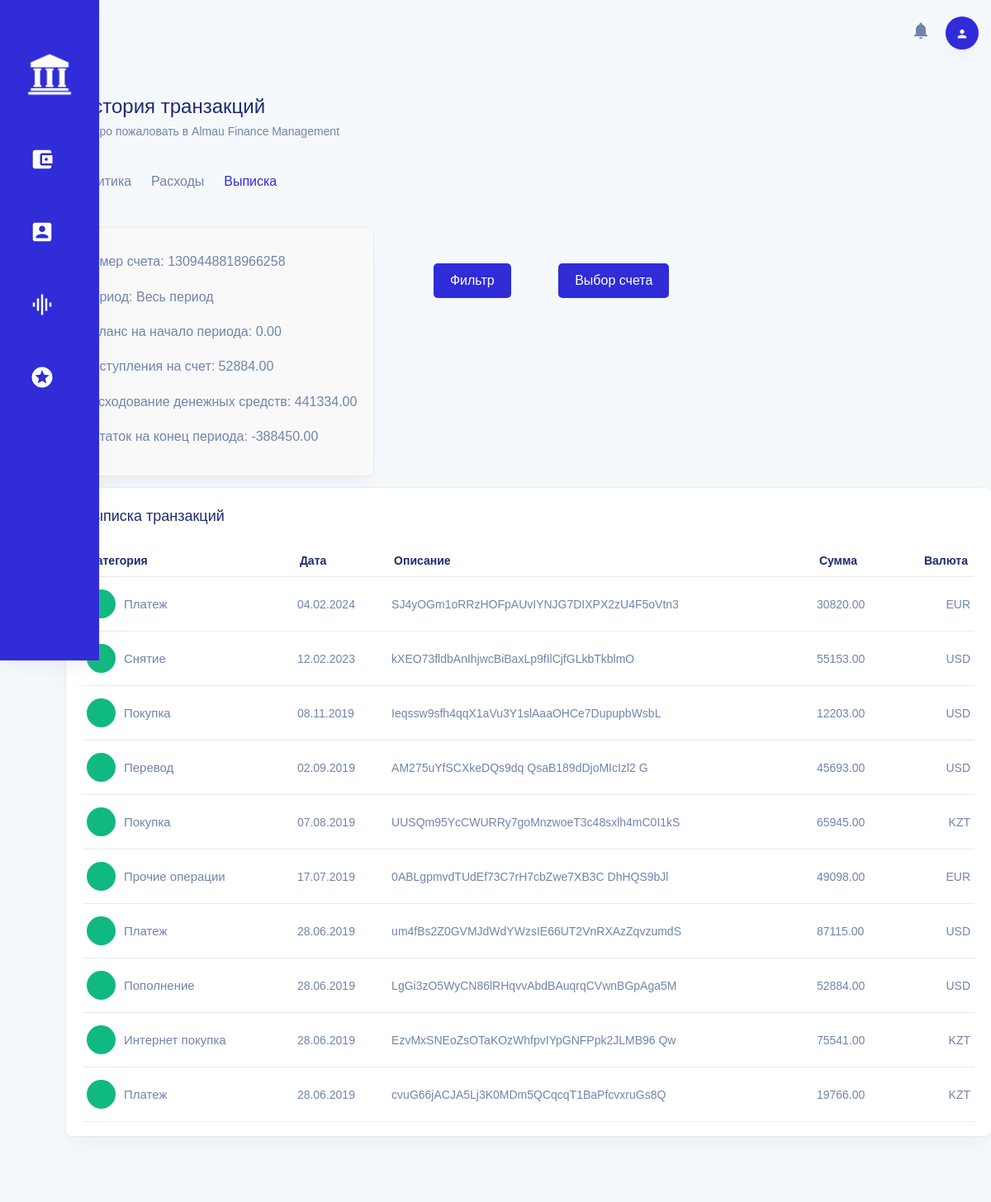
The app's page /analytics-transaction-history/ (signed in), older data.
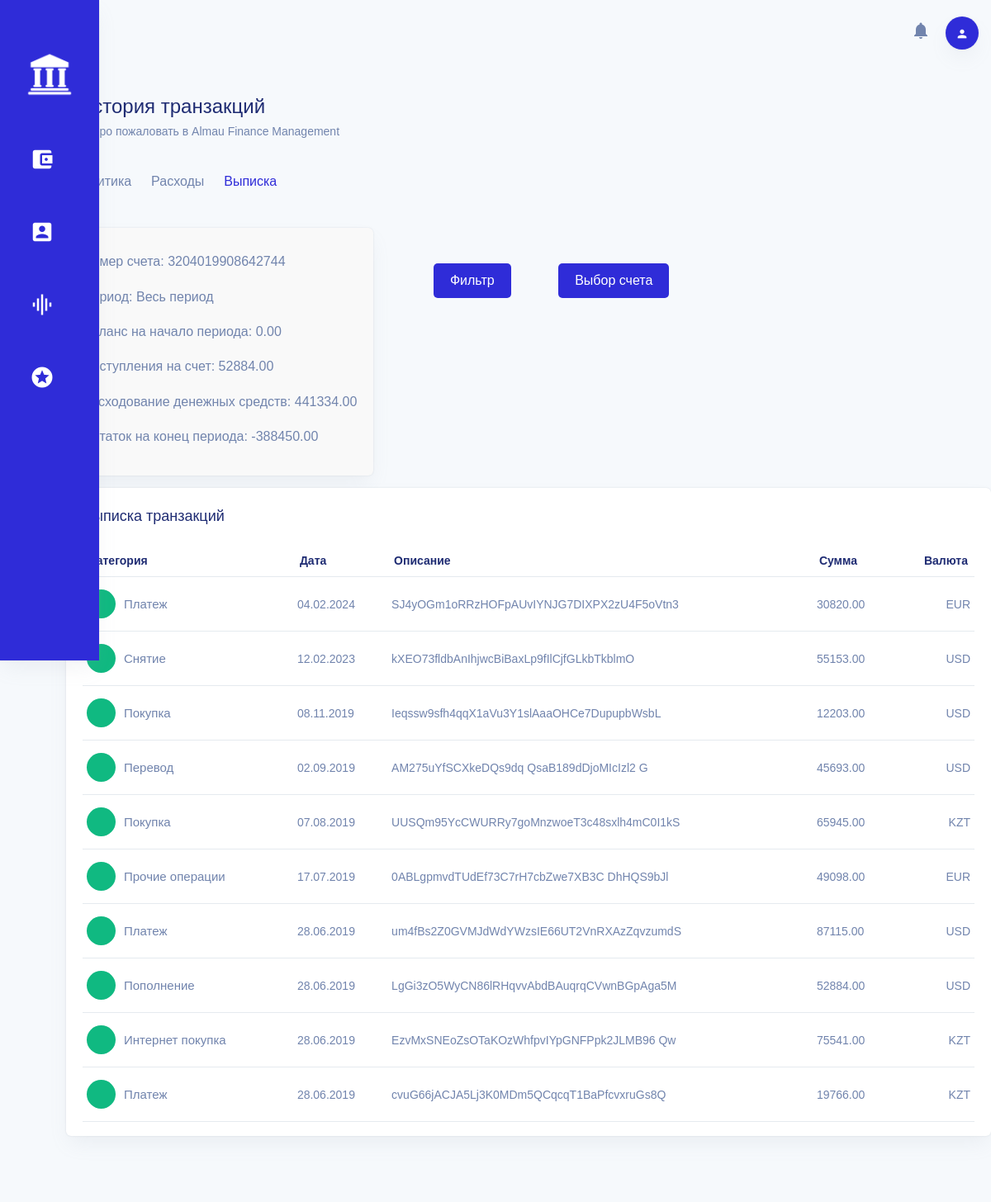
The same page, newer data.
### bankapp/models.py (models this page shows, shortened)
class Account(models.Model):
    account_id = models.CharField(max_length=100, unique=True)
    current_balance = models.FloatField()
    available_balance = models.FloatField(default=0.0)
    blocked_balance = models.FloatField(default=0.0)
    credit_amount = models.FloatField(default=0.0)
    currency = models.CharField(max_length=10)
    opened_date_time = models.DateTimeField()
    description = models.TextField()
    card_number = models.CharField(max_length=16, blank=True, null=True)
    card_expiry_date = models.DateField(blank=True, null=True)

### bankapp/views.py (the view)
# urls.py: path('analytics-transaction-history/', analytics_transaction_history_view, name='analytics-transaction-history'),
@login_required
def analytics_transaction_history_view(request):
    user = request.user
    accounts = Account.objects.all()
    selected_account_id = request.GET.get('account')
    filter_option = request.GET.get('filter')
    start_date = request.GET.get('start_date')
    end_date = request.GET.get('end_date')
    selected_account = accounts.first()
    if selected_account_id:
        selected_account = Account.objects.get(account_id=selected_account_id)
    if filter_option == 'week':
        start_date = now() - timedelta(weeks=1)
        end_date = now()
    elif filter_option == 'month':
        start_date = now() - timedelta(days=30)
        end_date = now()
    elif filter_option == 'three_months':
        start_date = now() - timedelta(days=90)
        end_date = now()
    elif filter_option == 'half_year':
        start_date = now() - timedelta(days=180)
        end_date = now()
    elif filter_option == 'year':
        start_date = now() - timedelta(days=365)
        end_date = now()
    elif filter_option == 'period' and start_date and end_date:
        start_date = datetime.strptime(start_date, '%Y-%m-%d')
        end_date = datetime.strptime(end_date, '%Y-%m-%d')
    else:
        start_date = None
        end_date = None
    if start_date and end_date:
        transactions = Transaction.objects.filter(
            account=selected_account,
            booking_date_time__range=[start_date, end_date]
        ).order_by('-booking_date_time')
        income_before_start_date = Transaction.objects.filter(
            account=selected_account,
            booking_date_time__lt=start_date,
            type='INCOME'
        ).aggregate(Sum('amount'))['amount__sum'] or 0
        expense_before_start_date = Transaction.objects.filter(
            account=selected_account,
            booking_date_time__lt=start_date
        ).exclude(type='INCOME').aggregate(Sum('amount'))['amount__sum'] or 0
        initial_balance = (income_before_start_date - expense_before_start_date)
    else:
        transactions = Transaction.objects.filter(account=selected_account).order_by('-booking_date_time')
        initial_balance = 0
    income_total = transactions.filter(type='INCOME').aggregate(Sum('amount'))['amount__sum'] or 0
    expense_total = transactions.exclude(type='INCOME').aggregate(Sum('amount'))['amount__sum'] or 0
    final_balance = initial_balance + income_total - expense_total
    for transaction in transactions:
        transaction.translated_type = {
            'INCOME': 'Пополнение',
            'WITHDRAWAL': 'Снятие',
            'TRANSFER': 'Перевод',
            'PURCHASE': 'Покупка',
            'E_COMMERCE': 'Интернет покупка',
            'PAYMENT': 'Платеж',
            'BONUS': 'Бонус/кэшбек',
            'OTHER': 'Прочие операции'
        }.get(transaction.type, transaction.type)
    context = {
        'user_name': user.get_full_name() or user.username,
        'user_email': user.email,
        'accounts': accounts,
        'selected_account': selected_account,
        'transactions': transactions,
        'start_date': start_date,
        'end_date': end_date,
        'initial_balance': initial_balance,
        'income_total': income_total,
        'expense_total': expense_total,
        'final_balance': final_balance,
        'start_date': start_date,
        "end_date": end_date
    }
    return render(request, 'bankapp/analytics_transaction_history.html', context)

### bankapp/templates/bankapp/analytics_transaction_history.html (shortened to what the changed rows need)
{% extends "base.html" %}
{% block content %}
{% load static %}
<link rel="stylesheet" href="{% static 'bankapp/css/analytics_transaction_history.css' %}">
<div class="style-8">
    <div class="style-145">
        <div class="style-146">
            <div class="style-147">
                <div class="style-161">
                    <div class="style-162">
                        <div class="style-170">
                            <div class="summary-block style-172">
                                <p>Номер счета: {{ selected_account.card_number }}</p>
                                <p>Период: {% if start_date and end_date %}{{ start_date|date:"d.m.Y" }} - {{ end_date|date:"d.m.Y" }}{% else %}Весь период{% endif %}</p>
                                <p>Баланс на начало периода: {{ initial_balance|floatformat:2 }}</p>
                                <p>Поступления на счет: {{ income_total|floatformat:2 }}</p>
                                <p>Расходование денежных средств: {{ expense_total|floatformat:2 }}</p>
                                <p>Остаток на конец периода: {{ final_balance|floatformat:2 }}</p>
                            </div>
                            <div class="style-171">
                                <div class="style-172">
                                    <div class="style-175">
                                        <div class="style-176">
                                            <div class="style-177">
                                                <table class="style-178">
                                                    <thead class="style-179">
                                                        <tr class="style-180">
                                                            <th class="style-181">Категория</th>
                                                            <th class="style-182">Дата</th>
                                                            <th class="style-183">Описание</th>
                                                            <th class="style-184">Сумма</th>
                                                            <th class="style-185">Валюта</th>
                                                        </tr>
                                                    </thead>
                                                </table>
                                            </div>
                                        </div>
                                    </div>
                                </div>
                            </div>
                        </div>
                    </div>
                </div>
            </div>
        </div>
    </div>
</div>
{% endblock %}

Row changes from the older to the newer data that the page shows:
changed Account: card_number "1309448818966258" → "3204019908642744"
